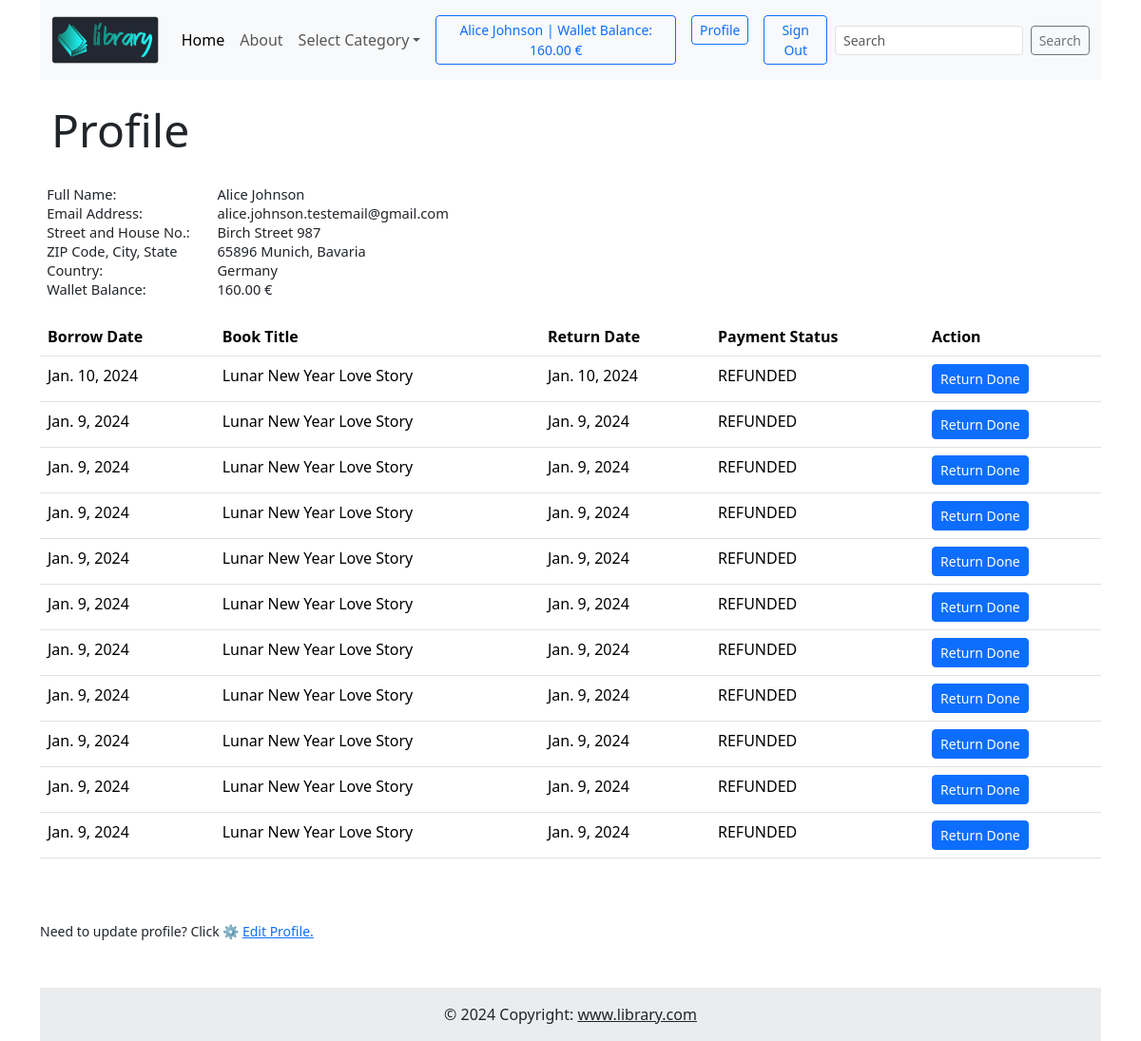
/user/profile/ (signed in), run on an earlier commit of the app's database.
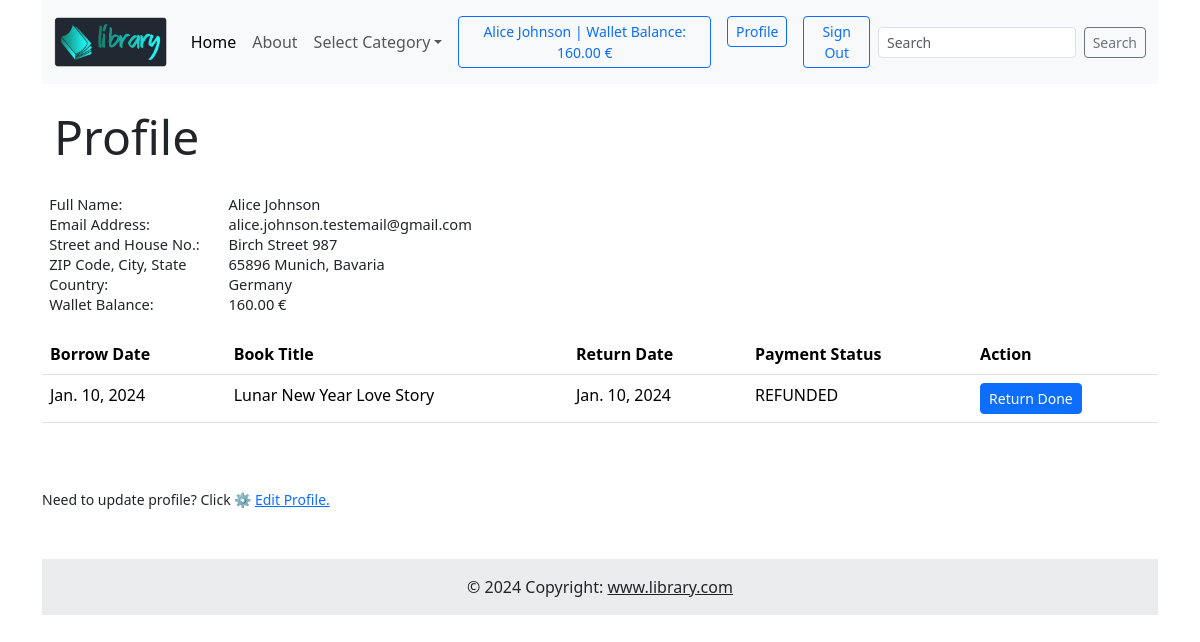
And on a later commit of the database.
### user_app/models.py (models this page shows, shortened)
class UserProfile(models.Model):
    user = models.OneToOneField(User, on_delete=models.CASCADE)
    user_address = models.ForeignKey(UserAddress, on_delete=models.CASCADE)
    wallet_balance = models.DecimalField(max_digits=8, decimal_places=2, default=0)

class UserAddress(models.Model):
    user = models.OneToOneField(User, on_delete=models.CASCADE)
    road_and_house = models.CharField(max_length=500)
    zip_code = models.IntegerField()
    city = models.CharField(max_length=50)
    state = models.CharField(max_length=50)
    country = models.CharField(max_length=50)

### borrow_app/models.py (models this page shows, shortened)
class Borrow(models.Model):
    user_profile = models.ForeignKey(UserProfile, on_delete=models.CASCADE)
    book = models.ForeignKey(Book, on_delete=models.CASCADE)
    borrowing_date = models.DateField(auto_now_add=True)
    return_date = models.DateField(null=True, blank=True)
    payment_status = models.CharField(max_length=20, choices=PAYMENT_STATUS_CHOICES, default='PAID')
    slug = models.SlugField(max_length=100, unique=True, blank=True, null=True)

### book_app/models.py (models this page shows, shortened)
class Book(models.Model):
    title = models.CharField(max_length=100)
    author = models.CharField(max_length=50)
    category = models.ForeignKey(Category, on_delete=models.CASCADE)
    isbn = models.CharField(max_length=25)
    publisher = models.CharField(max_length=50)
    image = models.ImageField(upload_to='borrow_app/media/uploads/', blank=True, null=True)
    description = models.TextField(max_length=5000)
    reviews = models.ForeignKey(StarRating, on_delete=models.SET_NULL, null=True, blank=True)
    borrowing_price = models.DecimalField(max_digits=10, decimal_places=2)
    available_stock = models.PositiveIntegerField(default=0)
    slug = models.SlugField(max_length=100, unique=True, blank=True, null=True)

### user_app/views.py (the view)
# urls.py: path('user/profile/',           Profile_View.as_view(),         name='profile'),
class Profile_View(LoginRequiredMixin, View):
    def get(self, request, *args, **kwargs):
        user_borrows = Borrow.objects.filter(user_profile=self.request.user.userprofile).order_by('-id')
        context = {
            'user': request.user,
            'user_address': request.user.useraddress,
            'user_profile': request.user.userprofile,
            'user_borrows': user_borrows,
        }
        return render(request, 'user_app/user_profile.html', context)

### user_app/templates/user_app/user_profile.html
{% extends 'core/base.html' %}
{% block page_heading %} <div class="container"><h1 class="display-5">Profile</h1></div> {% endblock %}
{% block page_content %}
	<p style='margin: 0cm;font-size:11.0pt;font-family:"Calibri",sans-serif;line-height:normal;'><span style='font-family:"Segoe UI",sans-serif;'>&nbsp;</span></p>
	<table style="border-collapse:collapse;border:none;">
		<tbody>
		<tr>
			<td style="width: 134.45pt;padding: 0cm 5.4pt;vertical-align: top;"><p style='margin: 0cm;font-size:11.0pt;font-family:"Calibri",sans-serif;line-height:normal;'><span style='font-family:"Segoe UI",sans-serif;'>Full Name:</span></p></td>
			<td style="width: 205.5pt;padding: 0cm 5.4pt;vertical-align: top;"><p style='margin: 0cm;font-size:11.0pt;font-family:"Calibri",sans-serif;line-height:normal;'><span style='font-family:"Segoe UI",sans-serif;'>{{ user.first_name }} {{ user.last_name }}</span></p></td>
		</tr>
		<tr>
			<td style="width: 134.45pt;padding: 0cm 5.4pt;vertical-align: top;"><p style='margin: 0cm;font-size:11.0pt;font-family:"Calibri",sans-serif;line-height:normal;'><span style='font-family:"Segoe UI",sans-serif;'>Email Address:</span></p></td>
			<td style="width: 205.5pt;padding: 0cm 5.4pt;vertical-align: top;"><p style='margin: 0cm;font-size:11.0pt;font-family:"Calibri",sans-serif;line-height:normal;'><span style='font-family:"Segoe UI",sans-serif;'>{{ user.email }}</span></p></td>
		</tr>
		<tr>
			<td style="width: 134.45pt;padding: 0cm 5.4pt;vertical-align: top;"><p style='margin: 0cm;font-size:11.0pt;font-family:"Calibri",sans-serif;line-height:normal;'><span style='font-family:"Segoe UI",sans-serif;'>Street and House No.:</span></p></td>
			<td style="width: 205.5pt;padding: 0cm 5.4pt;vertical-align: top;"><p style='margin: 0cm;font-size:11.0pt;font-family:"Calibri",sans-serif;line-height:normal;'><span style='font-family:"Segoe UI",sans-serif;'>{{ user_address.road_and_house }}</span></p></td>
		</tr>
		<tr>
			<td style="width: 134.45pt;padding: 0cm 5.4pt;vertical-align: top;"><p style='margin: 0cm;font-size:11.0pt;font-family:"Calibri",sans-serif;line-height:normal;'><span style='font-family:"Segoe UI",sans-serif;'>ZIP Code, City, State</span></p></td>
			<td style="width: 205.5pt;padding: 0cm 5.4pt;vertical-align: top;"><p style='margin: 0cm;font-size:11.0pt;font-family:"Calibri",sans-serif;line-height:normal;'><span style='font-family:"Segoe UI",sans-serif;'>{{ user_address.zip_code }} {{ user_address.city }}, {{ user_address.state }}</span></p></td>
		</tr>
		<tr>
			<td style="width: 134.45pt;padding: 0cm 5.4pt;vertical-align: top;"><p style='margin: 0cm;font-size:11.0pt;font-family:"Calibri",sans-serif;line-height:normal;'><span style='font-family:"Segoe UI",sans-serif;'>Country:</span></p></td>
			<td style="width: 205.5pt;padding: 0cm 5.4pt;vertical-align: top;"><p style='margin: 0cm;font-size:11.0pt;font-family:"Calibri",sans-serif;line-height:normal;'><span style='font-family:"Segoe UI",sans-serif;'>{{ user_address.country }}</span></p></td>
		</tr>
		<tr>
			<td style="width: 134.45pt;padding: 0cm 5.4pt;vertical-align: top;"><p style='margin: 0cm;font-size:11.0pt;font-family:"Calibri",sans-serif;line-height:normal;'><span style='font-family:"Segoe UI",sans-serif;'>Wallet Balance:</span></p></td>
			<td style="width: 205.5pt;padding: 0cm 5.4pt;vertical-align: top;"><p style='margin: 0cm;font-size:11.0pt;font-family:"Calibri",sans-serif;line-height:normal;'><span style='font-family:"Segoe UI",sans-serif;'>{{ user_profile.wallet_balance }} €</span></p></td>
		</tr>
		</tbody>
	</table>
	<p style='margin: 0cm;font-size:11.0pt;font-family:"Calibri",sans-serif;line-height:normal;'><span style='font-family:"Segoe UI",sans-serif;'>&nbsp;</span></p>
	<table class="table">
		<thead>
		<tr>
			<th scope="col">Borrow Date</th>
			<th scope="col">Book Title</th>
			<th scope="col">Return Date</th>
			<th scope="col">Payment Status</th>
			<th scope="col">Action</th>
		</tr>
		</thead>
		<tbody>
		{% for borrow in user_borrows %}
			<tr>
				<td>{{ borrow.borrowing_date }}</td>
				<td>{{ borrow.book.title }}</td>
				<td>{{ borrow.return_date }}</td>
				<td>{{ borrow.payment_status }}</td>
				{% if not borrow.return_date %}
					<td><a href="{% url 'borrow_app:return_book' borrow_slug=borrow.slug %}"><button type="button" class="btn btn-primary btn-sm">Return Book</button></a></td>
				{% else %}
					<td><button type="button" class="btn btn-primary btn-sm">Return Done</button></td>
				{% endif %}
			</tr>
		{% endfor %}
		</tbody>
	</table>
	<br><br>
	<small>Need to update profile? Click ⚙️ <a href="{% url 'profile_edit' %}">Edit Profile.</a></small><br>
{% endblock %}

### core/templates/core/base.html (shortened to what this page needs)
<!DOCTYPE html>
<html lang="en">
<head>
	<link href="https://cdn.jsdelivr.net/npm/bootstrap@5.3.2/dist/css/bootstrap.min.css"
		  rel="stylesheet"
>
	<link rel="stylesheet" href="../../static/core/css/style.css">
</head>
<body>
<div class="container">
	{% include 'core/navbar.html' %}
	<br>
	{% block page_heading %}{% endblock %}
	{% block page_content %}{% endblock %}
	<br><br>
	{% include 'core/footer.html' %}
</div>
</body>
</html>

### core/templates/core/navbar.html (shortened to what this page needs)
{% load static %}
<nav class="navbar navbar-expand-lg bg-body-tertiary">
	<div class="container-fluid">
		<a class="navbar-brand" href="{% url 'home' %}"><img src="{% static 'core/images/library_logo.png' %}" alt="Brand Logo" height="50"></a>
		<div class="collapse navbar-collapse" id="navbarSupportedContent">
			<ul class="navbar-nav me-auto mb-2 mb-lg-0">
				<li class="nav-item"><a class="nav-link active" aria-current="page" href="{% url 'home' %}">Home</a></li>
				<li class="nav-item"><a class="nav-link" href="{% url 'about' %}">About</a></li>
				<li class="nav-item dropdown">
					<a class="nav-link dropdown-toggle" href="#" role="button" data-bs-toggle="dropdown" aria-expanded="false">Select Category</a>
				</li>
			</ul>
			<ul class="navbar-nav ms-auto mb-2 mb-lg-0">
				{% if user.is_authenticated %}
					<li class="nav-item"><a class="nav-link" href="{% url 'recharge_wallet' %}"><button type="button" class="btn btn-outline-primary btn-sm">{{ user.first_name }} {{ user.last_name }} | Wallet Balance: {{ user.userprofile.wallet_balance }} €</button></a></li>
					<li class="nav-item"><a class="nav-link" href="{% url 'profile' %}"><button type="button" class="btn btn-outline-primary btn-sm">Profile</button></a></li>
					<li class="nav-item"><a class="nav-link" href="{% url 'signout' %}"><button type="button" class="btn btn-outline-primary btn-sm">Sign Out</button></a></li>
				{% endif %}
			</ul>
			<form class="d-flex" role="search">
				<input class="form-control form-control-sm me-2" type="search" placeholder="Search" aria-label="Search">
				<button class="btn btn-outline-secondary btn-sm" type="submit">Search</button>
			</form>
		</div>
	</div>
</nav>

### core/templates/core/footer.html
<footer class="bg-body-tertiary text-center text-lg-start">
	<div class="text-center p-3" style="background-color: rgba(0, 0, 0, 0.05);">
		© 2024 Copyright:
		<a class="text-body" href="{% url 'home' %}">www.library.com</a>
	</div>
</footer>

What changed in the data, as far as the page shows it:
removed Borrow: borrowing_date "Jan. 9, 2024", book "Lunar New Year Love Story", return_date "Jan. 9, 2024", payment_status "REFUNDED", shows "Return Done"
removed Borrow: borrowing_date "Jan. 9, 2024", book "Lunar New Year Love Story", return_date "Jan. 9, 2024", payment_status "REFUNDED", shows "Return Done"
removed Borrow: borrowing_date "Jan. 9, 2024", book "Lunar New Year Love Story", return_date "Jan. 9, 2024", payment_status "REFUNDED", shows "Return Done"
removed Borrow: borrowing_date "Jan. 9, 2024", book "Lunar New Year Love Story", return_date "Jan. 9, 2024", payment_status "REFUNDED", shows "Return Done"
removed Borrow: borrowing_date "Jan. 9, 2024", book "Lunar New Year Love Story", return_date "Jan. 9, 2024", payment_status "REFUNDED", shows "Return Done"
removed Borrow: borrowing_date "Jan. 9, 2024", book "Lunar New Year Love Story", return_date "Jan. 9, 2024", payment_status "REFUNDED", shows "Return Done"
removed Borrow: borrowing_date "Jan. 9, 2024", book "Lunar New Year Love Story", return_date "Jan. 9, 2024", payment_status "REFUNDED", shows "Return Done"
removed Borrow: borrowing_date "Jan. 9, 2024", book "Lunar New Year Love Story", return_date "Jan. 9, 2024", payment_status "REFUNDED", shows "Return Done"
removed Borrow: borrowing_date "Jan. 9, 2024", book "Lunar New Year Love Story", return_date "Jan. 9, 2024", payment_status "REFUNDED", shows "Return Done"
removed Borrow: borrowing_date "Jan. 9, 2024", book "Lunar New Year Love Story", return_date "Jan. 9, 2024", payment_status "REFUNDED", shows "Return Done"
